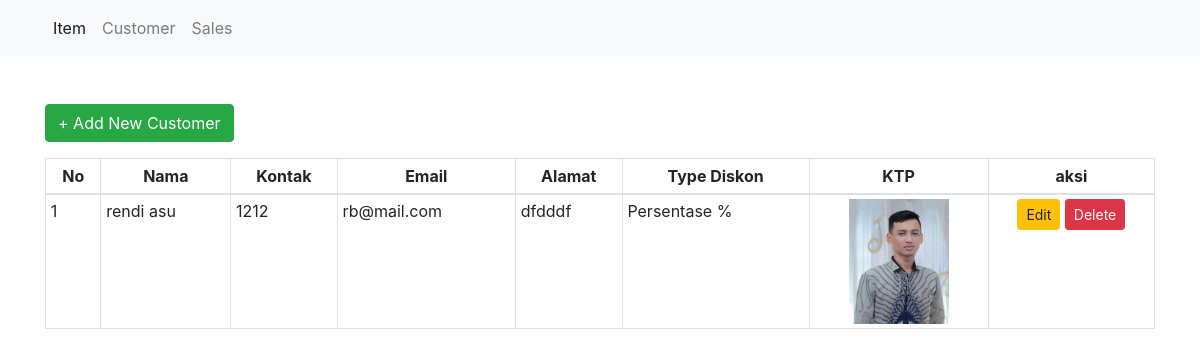
The app's page /index.php/customer, older data.
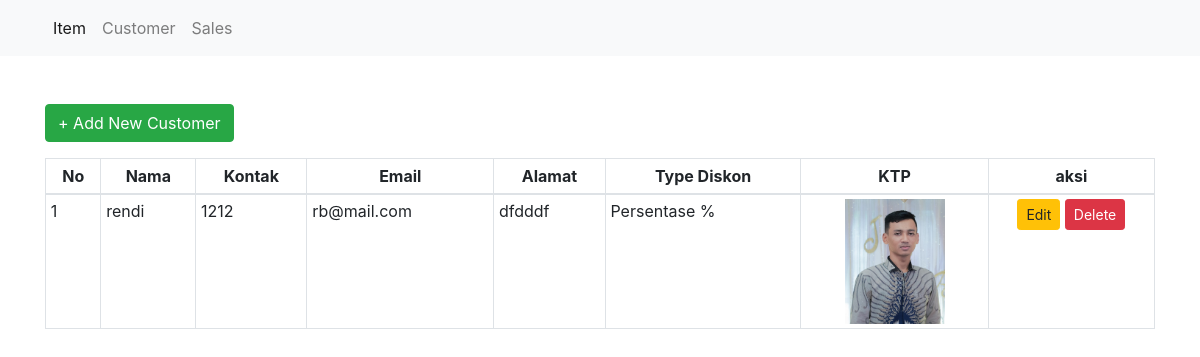
The same page, newer data.
### tables this page shows
CREATE TABLE `customer` (
  `id` int(11) NOT NULL,
  `nama` varchar(126) NOT NULL,
  `kontak` varchar(126) NOT NULL,
  `email` varchar(126) NOT NULL,
  `alamat` text NOT NULL,
  `type_diskon` char(126) NOT NULL,
  `foto_ktp` varchar(126) NOT NULL
);

### application/controllers/Customer.php (called while the page is built, shortened)
<?php
class Customer extends CI_Controller
{
    public function __construct()
    {
        $this->load->model('Customer_model');
    }
    public function index()
    {
        $data['content'] = 'admin/customer/index';
        $data['customer']    = $this->Customer_model->all();
        $this->load->view('admin/template/index', $data);
    }
}

### index.php (called while the page is built, shortened)
<?php
require_once BASEPATH.'core/CodeIgniter.php';

### application/models/Customer_model.php (called while the page is built, shortened)
<?php
class Customer_model extends CI_Model
{
    public function all()
    {
        return $this->db->get('customer')->result_array();
    }
}

### application/views/admin/customer/index.php (the view, shortened to what this page needs)
<div class="container">
    <div class="my-5">
        <a href="<?= base_url('customer/add') ?>" class="btn btn-success">+ Add New Customer</a>
        <table class="table table-bordered table-sm mt-3">
            <thead class="text-center">
                <tr>
                    <th width="5%">No</th>
                    <th>Nama</th>
                    <th>Kontak</th>
                    <th>Email</th>
                    <th>Alamat</th>
                    <th>Type Diskon</th>
                    <th>KTP</th>
                    <th>aksi</th>
                </tr>
            </thead>
            <tbody>
                <?php $no = 1;
                foreach ($customer as $val) : ?>
                    <tr>
                        <td><?= $no++; ?></td>
                        <td><?= $val['nama']; ?></td>
                        <td><?= $val['kontak']; ?></td>
                        <td><?= $val['email']; ?></td>
                        <td><?= $val['alamat']; ?></td>
                        <td><?= $val['type_diskon']==1 ? 'Persentase %' : 'Fix'; ?></td>
                        <td class="text-center"><img src="<?= base_url('uploads/customer/' . $val['foto_ktp']) ?>" width="100" alt=""></td>
                        <td width="15%" class="text-center">
                            <a href="<?= base_url('customer/edit/' . $val['id']); ?>" class="btn btn-sm btn-warning">Edit</a>
                            <a href="<?= base_url('customer/delete/' . $val['id']); ?>" class="btn btn-sm btn-danger">Delete</a>
                        </td>
                    </tr>
                <?php endforeach; ?>
            </tbody>
        </table>
    </div>
</div>

### application/views/admin/template/index.php (shortened to what this page needs)
<!doctype html>
<html lang="en">
<head>
    <link rel="stylesheet" href="https://cdn.jsdelivr.net/npm/bootstrap@4.6.1/dist/css/bootstrap.min.css">
</head>
<body>
    <nav class="navbar navbar-expand-lg navbar-light bg-light">
        <div class="container">
            <div class="collapse navbar-collapse" id="navbarNav">
                <ul class="navbar-nav">
                    <li class="nav-item active">
                        <a class="nav-link" href="<?=base_url('item')?>">Item <span class="sr-only">(current)</span></a>
                    </li>
                    <li class="nav-item">
                        <a class="nav-link" href="<?=base_url('customer')?>">Customer</a>
                    </li>
                    <li class="nav-item">
                        <a class="nav-link" href="<?=base_url('sales')?>">Sales</a>
                    </li>
                </ul>
            </div>
        </div>
    </nav>
    <?php $this->load->view($content); ?>
</body>
</html>

Row changes from the older to the newer data that the page shows:
changed customer "rb@mail.com": nama "rendi asu" → "rendi"
